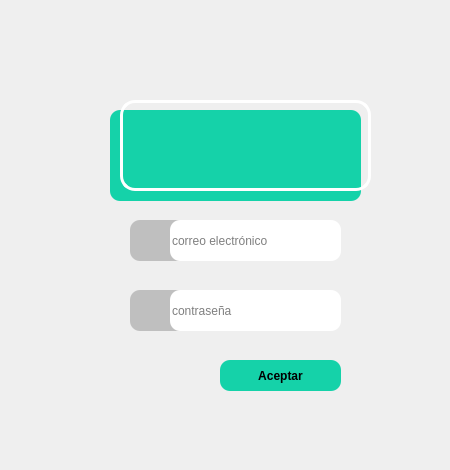
<?xml version="1.0" encoding="UTF-8"?>
<ui version="4.0">
 <class>MainApp</class>
 <widget class="QMainWindow" name="MainApp">
  <property name="geometry">
   <rect>
    <x>0</x>
    <y>0</y>
    <width>450</width>
    <height>470</height>
   </rect>
  </property>
  <property name="sizePolicy">
   <sizepolicy hsizetype="Fixed" vsizetype="Fixed">
    <horstretch>0</horstretch>
    <verstretch>0</verstretch>
   </sizepolicy>
  </property>
  <property name="windowTitle">
   <string>Neuron Music</string>
  </property>
  <property name="styleSheet">
   <string notr="true">*
{
font: 9pt &quot;MS Reference Sans Serif&quot;;
}


QLabel#fondo
{
	background-image: url(:/neuron_music/img/fondo_login.png);


}
QLabel#logo_neuron
{

background-image: url(:/neuron_music/img/logo_neuron.png);
border-image: url(:/neuron_music/img/logo_neuron.png);

}
#boton_aceptar
{

border-radius: 10px;
background-color: rgb(21, 210, 169);
font:bold;
	color: rgb(0, 0, 0);


}
#boton_aceptar:hover
{
	background-color: rgba(139, 255, 201, 237);

}
#boton_aceptar:hover:pressed
{
 background-color: rgba(139, 139, 139, 233);
color:  rgb(21, 210, 169);
}
#l_inicio
{
background-color: rgb(21, 210, 169);
border-radius: 10px;
color: rgb(0, 0, 0);
}
#label_email
{
background-image: url(:/neuron_music/img/line_email.png);
background-repeat: no-repeat;
}
#label_pass
{
background-image: url(:/neuron_music/img/line_password.png);
background-repeat: no-repeat;
}
#fondo_email, #fondo_pass
{
background-color: rgb(191, 191, 191);
border-radius: 10px;
}
 QLineEdit
{
border-radius: 10px;

}
QLabel#rectangulo
{
border-width: 3px;
border-style: solid;
 border-radius: 15px;
border-color:  #FFFFFF;


}
#fondo_email:hover, #fondo_pass:hover
{
background-color: rgba(139, 139, 139, 233);

}
QLabel#rectangulo:hover
{
border-color:rgba(139, 139, 139, 233);
}
#inicio_sesion
{  
image:url(:/neuron_music/img/inicio.png);
}



</string>
  </property>
  <widget class="QWidget" name="principal">
   <widget class="QPushButton" name="boton_aceptar">
    <property name="geometry">
     <rect>
      <x>220</x>
      <y>360</y>
      <width>121</width>
      <height>31</height>
     </rect>
    </property>
    <property name="text">
     <string>Aceptar</string>
    </property>
   </widget>
   <widget class="QLineEdit" name="user">
    <property name="geometry">
     <rect>
      <x>170</x>
      <y>220</y>
      <width>171</width>
      <height>41</height>
     </rect>
    </property>
    <property name="placeholderText">
     <string>correo electrónico</string>
    </property>
    <property name="clearButtonEnabled">
     <bool>true</bool>
    </property>
   </widget>
   <widget class="QLineEdit" name="password">
    <property name="geometry">
     <rect>
      <x>170</x>
      <y>290</y>
      <width>171</width>
      <height>41</height>
     </rect>
    </property>
    <property name="echoMode">
     <enum>QLineEdit::Password</enum>
    </property>
    <property name="placeholderText">
     <string>contraseña</string>
    </property>
    <property name="clearButtonEnabled">
     <bool>true</bool>
    </property>
   </widget>
   <widget class="QLabel" name="logo_neuron">
    <property name="geometry">
     <rect>
      <x>-10</x>
      <y>-10</y>
      <width>181</width>
      <height>141</height>
     </rect>
    </property>
    <property name="text">
     <string/>
    </property>
   </widget>
   <widget class="QLabel" name="l_inicio">
    <property name="geometry">
     <rect>
      <x>110</x>
      <y>110</y>
      <width>251</width>
      <height>91</height>
     </rect>
    </property>
    <property name="text">
     <string>&lt;html&gt;&lt;head/&gt;&lt;body&gt;&lt;p&gt;&lt;br/&gt;&lt;/p&gt;&lt;/body&gt;&lt;/html&gt;</string>
    </property>
    <property name="alignment">
     <set>Qt::AlignCenter</set>
    </property>
   </widget>
   <widget class="QLabel" name="label_email">
    <property name="geometry">
     <rect>
      <x>140</x>
      <y>230</y>
      <width>31</width>
      <height>31</height>
     </rect>
    </property>
    <property name="text">
     <string/>
    </property>
   </widget>
   <widget class="QLabel" name="label_pass">
    <property name="geometry">
     <rect>
      <x>140</x>
      <y>300</y>
      <width>31</width>
      <height>31</height>
     </rect>
    </property>
    <property name="text">
     <string/>
    </property>
   </widget>
   <widget class="QLabel" name="fondo">
    <property name="geometry">
     <rect>
      <x>-20</x>
      <y>-30</y>
      <width>481</width>
      <height>511</height>
     </rect>
    </property>
    <property name="text">
     <string>º</string>
    </property>
   </widget>
   <widget class="QLabel" name="fondo_email">
    <property name="geometry">
     <rect>
      <x>130</x>
      <y>220</y>
      <width>71</width>
      <height>41</height>
     </rect>
    </property>
    <property name="text">
     <string/>
    </property>
   </widget>
   <widget class="QLabel" name="fondo_pass">
    <property name="geometry">
     <rect>
      <x>130</x>
      <y>290</y>
      <width>71</width>
      <height>41</height>
     </rect>
    </property>
    <property name="text">
     <string/>
    </property>
   </widget>
   <widget class="QLabel" name="rectangulo">
    <property name="geometry">
     <rect>
      <x>120</x>
      <y>100</y>
      <width>251</width>
      <height>91</height>
     </rect>
    </property>
    <property name="text">
     <string/>
    </property>
   </widget>
   <widget class="QLabel" name="inicio_sesion">
    <property name="geometry">
     <rect>
      <x>150</x>
      <y>110</y>
      <width>181</width>
      <height>81</height>
     </rect>
    </property>
    <property name="text">
     <string/>
    </property>
   </widget>
   <zorder>fondo</zorder>
   <zorder>boton_aceptar</zorder>
   <zorder>logo_neuron</zorder>
   <zorder>l_inicio</zorder>
   <zorder>fondo_email</zorder>
   <zorder>user</zorder>
   <zorder>label_email</zorder>
   <zorder>fondo_pass</zorder>
   <zorder>password</zorder>
   <zorder>label_pass</zorder>
   <zorder>rectangulo</zorder>
   <zorder>inicio_sesion</zorder>
  </widget>
 </widget>
 <resources>
  <include location="../img/neuron.qrc"/>
 </resources>
 <connections/>
</ui>
